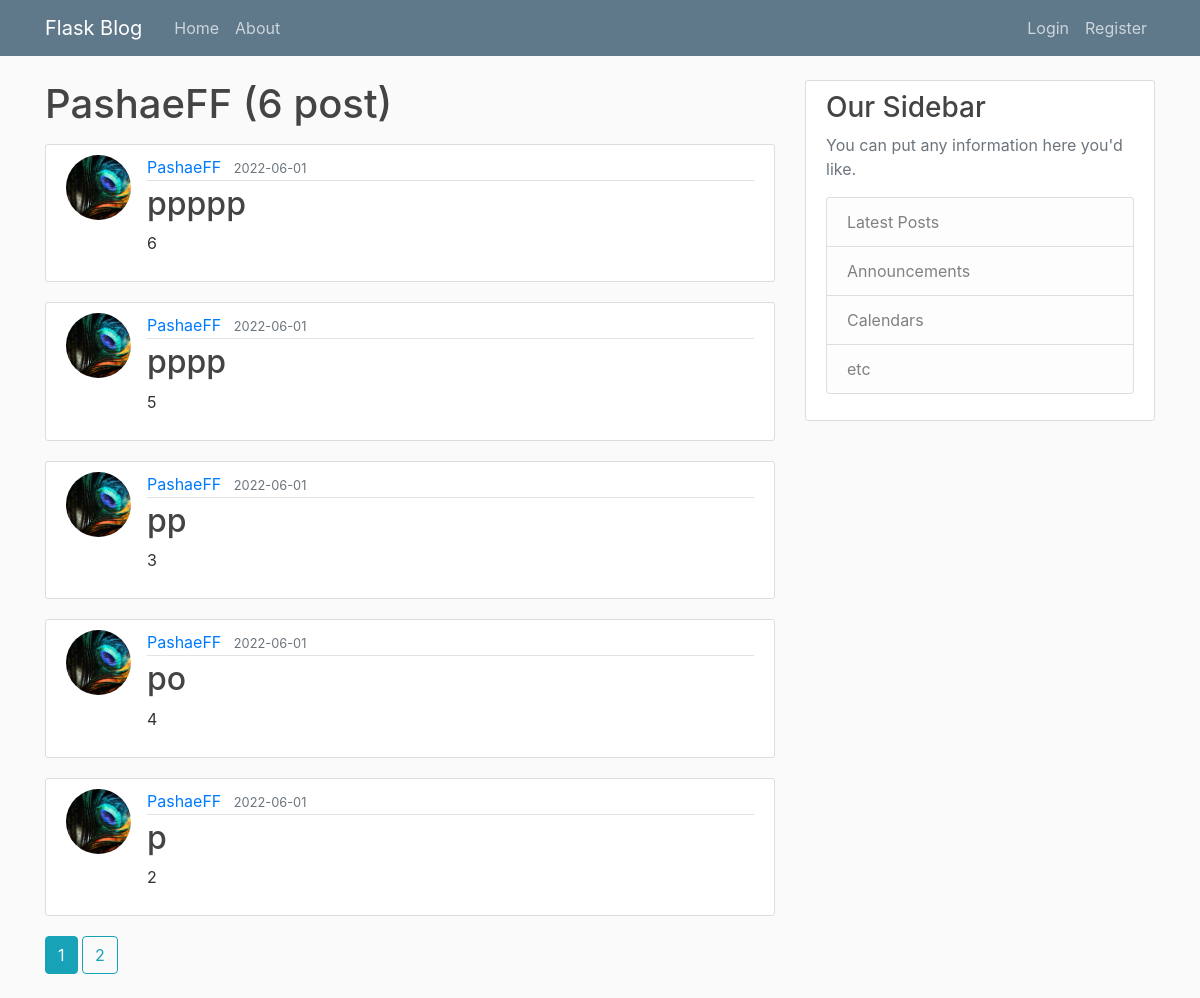
/user/PashaeFF, run on the app's committed database.
### blog/models.py (models this page shows, shortened)
class User(db.Model, UserMixin):
    id = db.Column(db.Integer, primary_key=True)
    username = db.Column(db.String(20),unique=True, nullable=False) #20 simvol uzunlugunda
    email = db.Column(db.String(120),unique=True, nullable=False)
    image_file = db.Column(db.String(20), nullable=False, default='default.jpg')
    password = db.Column(db.String(60),  nullable=False)
    posts = db.relationship('Post', backref='author', lazy=True)

class Post(db.Model):
    id = db.Column(db.Integer, primary_key=True)
    title= db.Column(db.String(100),unique=True, nullable=False)
    date_posted = db.Column(db.DateTime, nullable=False, default=datetime.utcnow)
    content = db.Column(db.Text, nullable=False)
    user_id = db.Column(db.Integer, db.ForeignKey('user.id'), nullable=False)

### blog/users/routes.py (the view)
@users.route("/user/<string:username>")
def user_posts(username):
    page = request.args.get('page', 1, type=int)
    user = User.query.filter_by(username=username).first_or_404()
    posts = Post.query.filter_by(author=user)\
        .order_by(Post.date_posted.desc())\
        .paginate(per_page=5)
    return render_template("user_posts.html", posts = posts, user=user)

### blog/templates/user_posts.html
{% extends "layout.html" %}
{% block content %}
    <h1 class="mb-3">{{ user.username }} ({{ posts.total }} post)</h1>
    {% for post in posts.items %}
    <article class="media content-section">
      <img class="rounded-circle article-img" src="{{ url_for('static', filename='profile_pics/' + post.author.image_file) }}">
        <div class="media-body">
          <div class="article-metadata">
            <a class="mr-2" href="{{ url_for('users.user_posts', username=post.author.username) }}">{{ post.author.username }}</a>
            <small class="text-muted">{{ post.date_posted.strftime('%Y-%m-%d') }}</small>
          </div>
          <h2><a class="article-title" href="{{ url_for('posts.post', post_id=post.id) }}">{{ post.title }}</a></h2>
          <p class="article-content">{{ post.content }}</p>
        </div>
      </article>
    {% endfor %}
    {% for page_num in posts.iter_pages(left_edge=1, right_edge=1, left_current=1, right_current=2) %}
      {% if page_num %}
        {% if posts.page == page_num %}
          <a class="btn btn-info mb-4" href="{{ url_for('users.user_posts', username=user.username, page=page_num) }}">{{ page_num }}</a>
        {% else %}
          <a class="btn btn-outline-info mb-4" href="{{ url_for('users.user_posts', username=user.username, page=page_num) }}">{{ page_num }}</a>
        {% endif %}
      {% else %}
        ...
      {% endif%}
    {% endfor %}
{% endblock content %}

### blog/static/main.css (style rules this page uses)
body { background: #fafafa; color: #333333; margin-top: 5rem; }
h1, h2, h3, h4, h5, h6 { color: #444444; }
.content-section { background: #ffffff; padding: 10px 20px; border: 1px solid #dddddd; border-radius: 3px; margin-bottom: 20px; }
.article-title { color: #444444; }
.article-content { white-space: pre-line; }
.article-img { height: 65px; width: 65px; margin-right: 16px; }
.article-metadata { padding-bottom: 1px; margin-bottom: 4px; border-bottom: 1px solid #e3e3e3 }

### data on the page
User: username "PashaeFF"
Post: image_file (picture), author.username "PashaeFF", date_posted "2022-06-01", title "ppppp", content "6"
Post: image_file (picture), author.username "PashaeFF", date_posted "2022-06-01", title "pppp", content "5"
Post: image_file (picture), author.username "PashaeFF", date_posted "2022-06-01", title "pp", content "3"
Post: image_file (picture), author.username "PashaeFF", date_posted "2022-06-01", title "po", content "4"
Post: image_file (picture), author.username "PashaeFF", date_posted "2022-06-01", title "p", content "2"

### other printed values
{{ posts.total }} "6"
{{ page_num }} "1"
{{ page_num }} "2"
